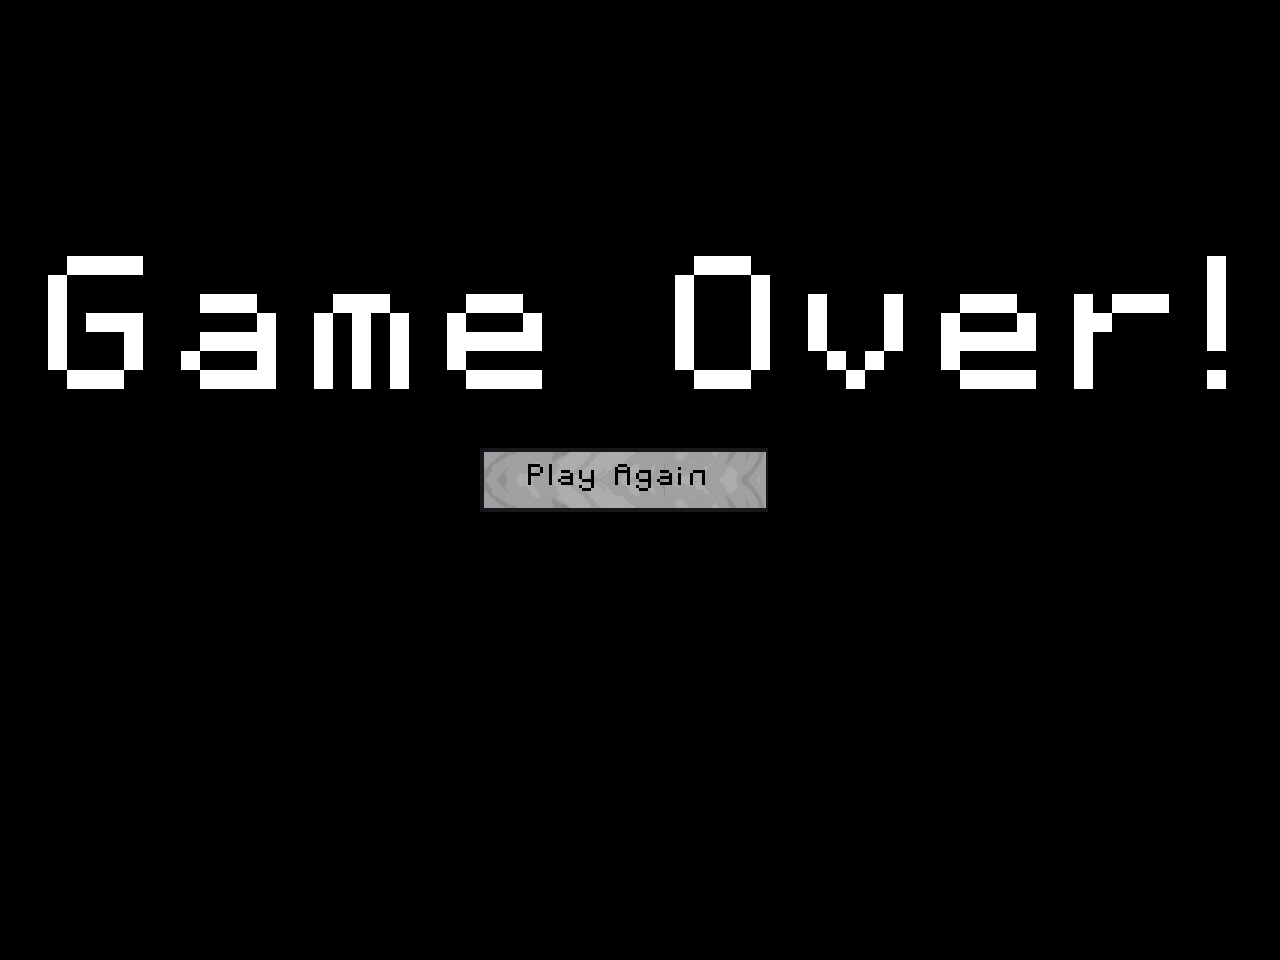

This game map was drawn from its Tiled (.tmx) file and the tilesets committed beside it. A one-line description and the trimmed map source follow:
An orthogonal 80x60 tile map with 16x16 px tiles, 3 tile layers (Tile Layer 1, Tile Layer 2, Tile Layer 3), 4 tilesets and 1 object (playAgain).

<map version="1.10" tiledversion="1.10.2" orientation="orthogonal" renderorder="right-down" width="80" height="60" tilewidth="16" tileheight="16" infinite="0" nextlayerid="5" nextobjectid="2">
 <tileset firstgid="1" source="tilemaps/black.tsx" />
 <tileset firstgid="8041" source="tilemaps/gameovertext.tsx" />
 <tileset firstgid="21965" source="tilemaps/box.tsx" />
 <tileset firstgid="22001" source="tilemaps/playagaintext.tsx" />
 <layer id="1" name="Tile Layer 1" width="80" height="60">
  <data>[4800 cells, 4800 non-empty, 231 distinct tile ids]</data>
 </layer>
 <layer id="2" name="Tile Layer 2" width="80" height="60">
  <data>[4800 cells, 738 non-empty, 702 distinct tile ids]</data>
 </layer>
 <layer id="3" name="Tile Layer 3" width="80" height="60">
  <data>[4800 cells, 24 non-empty, 24 distinct tile ids]</data>
 </layer>
 <objectgroup id="4" name="button">
  <object id="1" name="playAgain" x="480" y="448" width="288" height="64" />
 </objectgroup>
</map>
